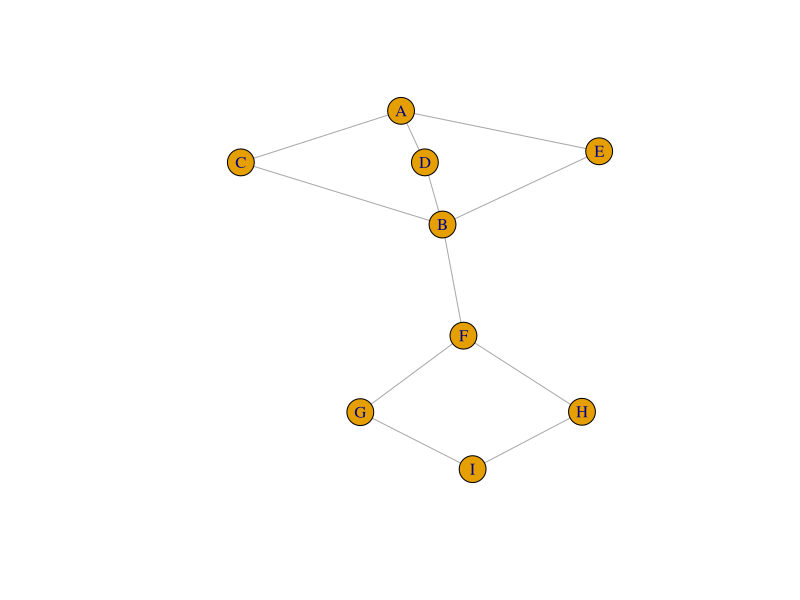

Here is the R script that generated this plot: (Note: this script raises an error after producing the figure.)
g <- igraph::make_graph(~ A -- C:D:E -- B -- F -- G:H -- I)
plot(g)
# Adamic-Adar
proxfun(g, method="aa", value="edgelist")

# Random Walk with Restart
proxfun(g, method="rwr", value="edgelist")

proxfun(g, method="aa", v1 = V(g), value = "matrix")
proxfun(g, method="aa", value = "matrix")
proxfun(g, method="aa", value = "edgelist")
proxfun(g, method="aa")
